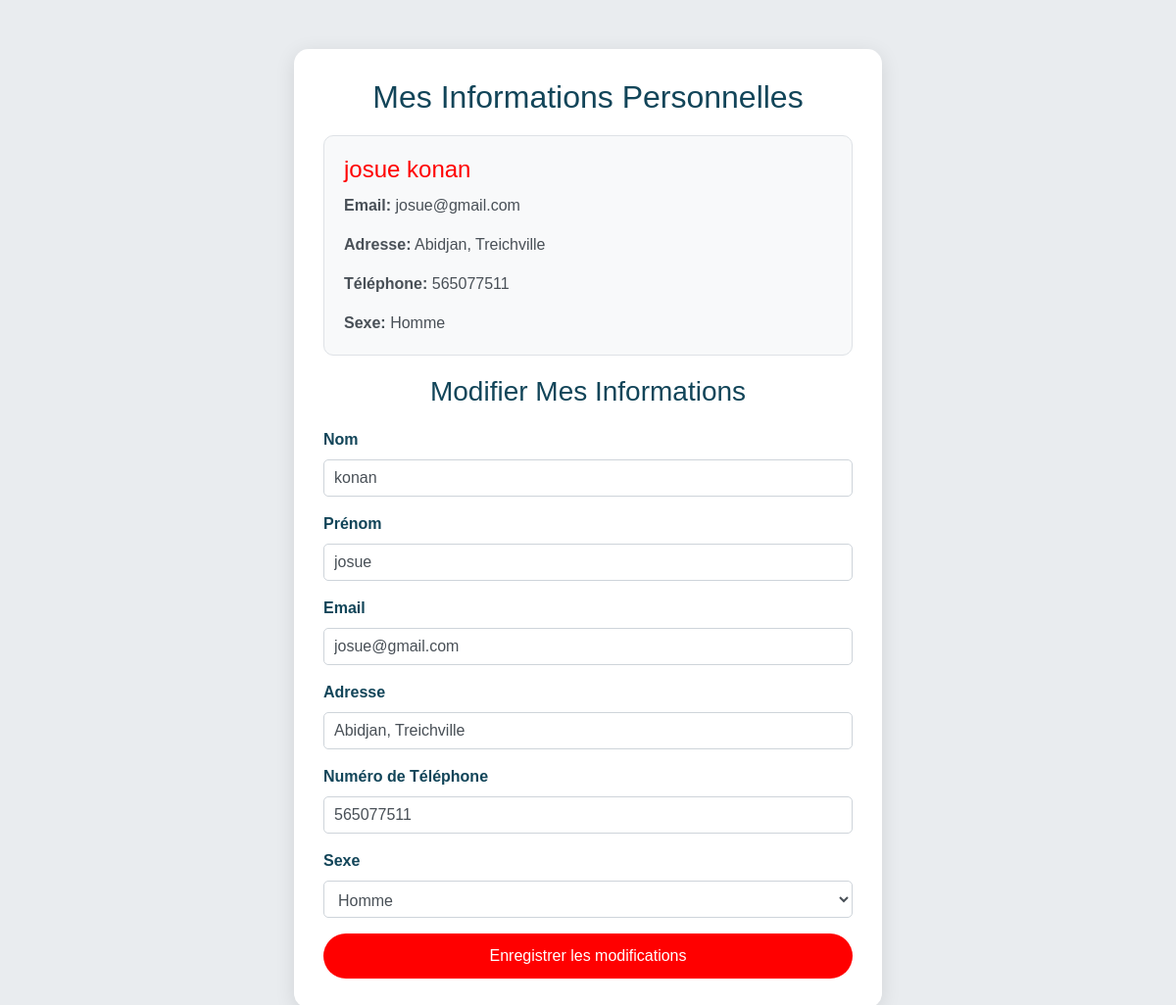
Page /inforUser.php (signed in) on the committed database.
### tables this page shows
CREATE TABLE `user` (
  `idUser` int(11) NOT NULL,
  `nom` varchar(50) NOT NULL,
  `prenom` varchar(50) NOT NULL,
  `email` varchar(50) NOT NULL,
  `adresse` varchar(50) NOT NULL,
  `numTel` bigint(20) NOT NULL,
  `sexe` varchar(15) NOT NULL,
  `motPasse` text NOT NULL,
  `ConfmotPasse` text NOT NULL
);

### inforUser.php (the view, shortened to what this page needs)
<?php
require_once("bd/dbconnect.php");
$userId = $_SESSION['LOGIN_USER']['user_id'];
$stmt = $connexionDB->prepare("SELECT * FROM user WHERE idUser = :id");
$stmt->execute(['id' => $userId]);
$user = $stmt->fetch(PDO::FETCH_ASSOC);
?>
<!DOCTYPE html>
<html lang="fr">
<head>
    <link rel="stylesheet" href="https://stackpath.bootstrapcdn.com/bootstrap/4.5.2/css/bootstrap.min.css">
</head>
<body>
    <div class="container">
        <h2 class="text-center">Mes Informations Personnelles</h2>
        <div class="card">
            <h5 class="card-title"><?php echo htmlspecialchars($user['prenom']) . ' ' . htmlspecialchars($user['nom']); ?></h5>
            <p class="card-text"><strong>Email:</strong> <?php echo htmlspecialchars($user['email']); ?></p>
            <p class="card-text"><strong>Adresse:</strong> <?php echo htmlspecialchars($user['adresse']); ?></p>
            <p class="card-text"><strong>Téléphone:</strong> <?php echo htmlspecialchars($user['numTel']); ?></p>
            <p class="card-text"><strong>Sexe:</strong> <?php echo htmlspecialchars($user['sexe']); ?></p>
        </div>
        <h3 class="text-center">Modifier Mes Informations</h3>
        <form method="POST" action="">
            <div class="form-group">
                <label for="nom">Nom</label>
                <input type="text" class="form-control" id="nom" name="nom" value="<?php echo htmlspecialchars($user['nom']); ?>" required>
            </div>
            <div class="form-group">
                <label for="prenom">Prénom</label>
                <input type="text" class="form-control" id="prenom" name="prenom" value="<?php echo htmlspecialchars($user['prenom']); ?>" required>
            </div>
            <div class="form-group">
                <label for="email">Email</label>
                <input type="email" class="form-control" id="email" name="email" value="<?php echo htmlspecialchars($user['email']); ?>" required>
            </div>
            <div class="form-group">
                <label for="adresse">Adresse</label>
                <input type="text" class="form-control" id="adresse" name="adresse" value="<?php echo htmlspecialchars($user['adresse']); ?>" required>
            </div>
            <div class="form-group">
                <label for="numTel">Numéro de Téléphone</label>
                <input type="tel" class="form-control" id="numTel" name="numTel" value="<?php echo htmlspecialchars($user['numTel']); ?>" required>
            </div>
            <div class="form-group">
                <label for="sexe">Sexe</label>
                <select class="form-control" id="sexe" name="sexe" required>
                    <option value="Homme" <?php if ($user['sexe'] === 'Homme') echo 'selected'; ?>>Homme</option>
                </select>
            </div>
            <button type="submit" name="modifierInfoPersonnelle" class="btn btn-custom w-100">Enregistrer les modifications</button>
        </form>
    </div>
</body>
</html>

### inforUser.php (style rules this page uses)
body { background-color: #e9ecef; font-family: 'Arial', sans-serif; }
.container { max-width: 600px; margin: 50px auto; padding: 30px; background-color: #ffffff; border-radius: 15px; box-shadow: 0 4px 20px rgba(0, 0, 0, 0.1); }
h2, h3 { color: #124559; text-align: center; margin-bottom: 20px; }
.card { padding: 20px; margin-bottom: 20px; border-radius: 10px; background-color: #f8f9fa; border: 1px solid #dee2e6; transition: box-shadow 0.3s ease; }
.card-title { font-size: 1.5rem; color: #ff0000; margin-bottom: 10px; }
.card-text { font-size: 1rem; color: #495057; }
.btn-custom { background-color: #ff0000; color: white; border-radius: 25px; padding: 10px 20px; font-size: 1rem; transition: background-color 0.3s ease, transform 0.3s ease; }
.form-group label { font-weight: bold; color: #124559; }
.form-control { border: 1px solid #ced4da; border-radius: 5px; padding: 10px; transition: border-color 0.3s ease; }

### rows in the picture
user: prenom "josue", nom "konan", email "josue@gmail.com", adresse "Abidjan, Treichville", numTel "565077511", sexe "Homme"
